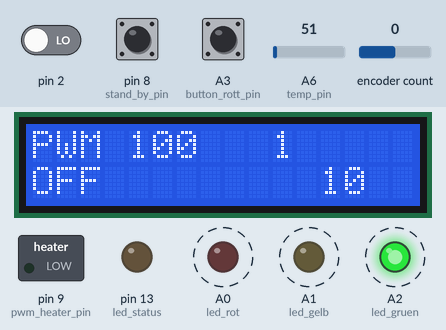
This sketch was run on a simulated Arduino Nano, built with avr-gcc and run on an emulated ATmega328P. Parts: 16×2 character LCD, switched loads named in the sketch (green lamp = pin HIGH), output pins drawn as LEDs (lit = HIGH). Dashed ring = blinking. Inputs (shaded band) come from the test bench; at power-on: A3 (button_rott_pin) HIGH, pin 8 (stand_by_pin) HIGH, A6 (temp_pin) = 51, encoder count 0, pin 2 LOW. What the sketch prints to the serial monitor is not drawn.

Above: at 1.46 s.
1.5 s: A3 (button_rott_pin) pulled LOW for 0.15 s
At 1.78 s:
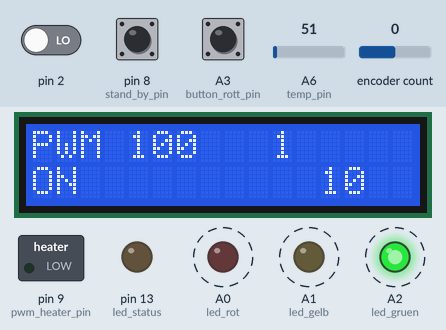
2.2 s: pin 8 (stand_by_pin) pulled LOW for 1 s
At 2.55 s:
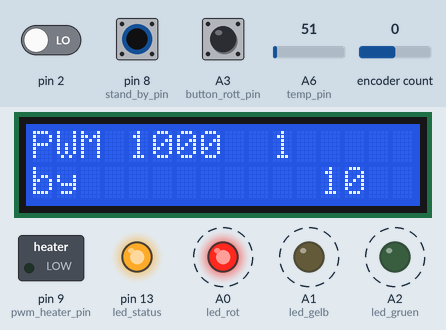
3.8 s: A3 (button_rott_pin) pulled LOW for 1 s
At 4.07 s:
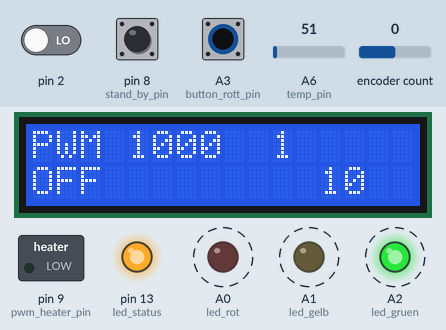
5.4 s: A6 (temp_pin) set to 61
At 8.07 s:
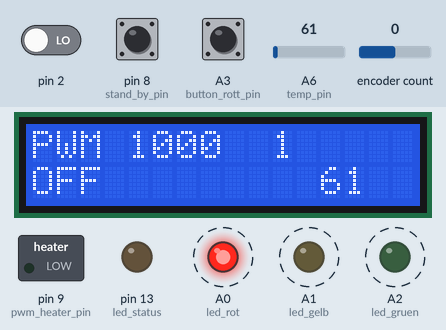
15.8 s: encoder count set to 1
At 17.23 s:
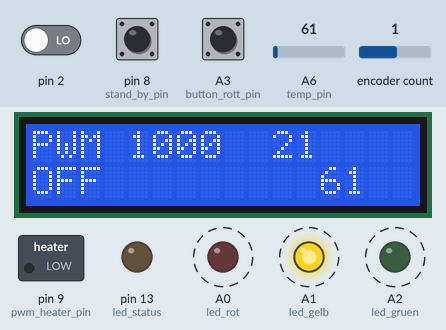
17.6 s: A6 (temp_pin) set to 71
At 19.94 s:
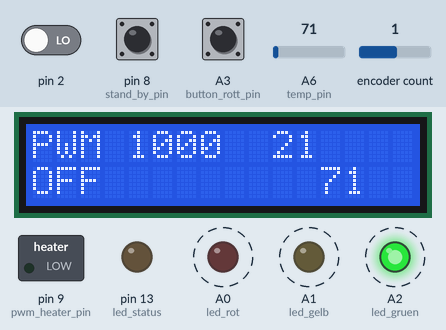
Timing chart, 0 to 22.1 s (numbered marks = the images above; inputs shaded):
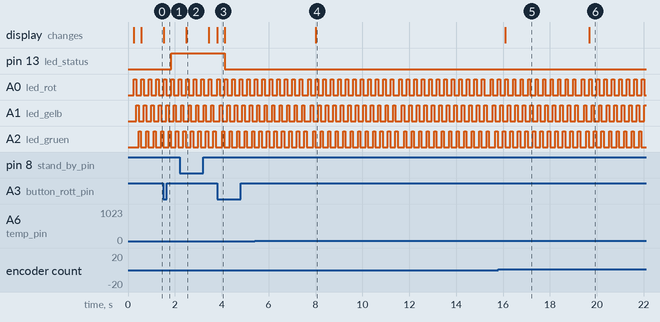

The sketch:

Loetstation_nano_V0_1.ino
```cpp
#include <Rotary.h>
#include <Wire.h>
#include <LiquidCrystal_I2C.h>

/* Program for solder station
 *
 *
 */

// variables control
  int temp_IST = 10; //gemessener Wert
  unsigned int temp_SOLL = 380; //eingestellte temperatur
  int temp_pin = A6; // read analog temperature value
  unsigned int pwm_heater_duty = 1 ; // output PWM optocopler value between 0, 65535
 // conditions
  const int stand_by_pin = 8;  // Digital pin D8 of encoder butten icon pull pin to ground
  bool stand_by = false ;
  bool POWERon = false ;

  int temp_measure(); //funktion to measure the temp
  unsigned int temp_max = 9000; // max einstellbare Temperatur in grad Celcius
  int temp_min = 1;  // min einstellbare Temperatur in grad Celcius
  int temp_delta = 20;
  int temp_standby = temp_min; // stand by temp
  int temp_counter = 10 ; // only update temp in intervalls of loops
  int temp_counter_i = 0 ; // loop counter


// inputs rotary encoder and buttens
  Rotary r = Rotary(3, 2);  // rotary encoder on hardware interup pin D2 und D3
  const int button_rott_pin = A3;  // A3 of encoder butten
  int button_rott_state = HIGH;   // Current state of the button
  int button_rott_last = HIGH;  // Previous state of the button

//PWM duty cylce
  const int pwm_heater_pin = 9;  // Digital pin 9 for PWM output to optocopler
  int temp = 0;          // Variable to store the value for counter

// display
  LiquidCrystal_I2C lcd(0x27,16,2);  // set the LCD address to 0x27 for a 16 chars and 2 line display
  int led_status = 13; // pin on board
  int led_rot = A0; // Analog pin 0 (also digital pin 14)
  int led_gelb = A1; // Analog pin 1 (also digital pin 15)
  int led_gruen = A2; //  Analog pin 2 (also digital pin 16)

// #######################################################################################################################
void setup() {
  Serial.begin(9600); // Initialize serial communication at 9600 bps
  Serial.println("Boot system");


//Setup PWM output for heater element
  pinMode(pwm_heater_pin, OUTPUT);
  // Configure Timer 1 for 16-bit Fast PWM mode with a prescaler of 1024
  TCCR1A = _BV(COM1A1) | _BV(WGM11); // Fast PWM, non-inverted mode
  //TCCR1B = _BV(WGM13) | _BV(WGM12) | _BV(CS12) | _BV(CS10); // Prescaler of 1024 -> 237 mHz
  //TCCR1B = _BV(WGM13) | _BV(WGM12) | _BV(CS12); // Prescaler of 256 ->1Hz
  TCCR1B = _BV(WGM13) | _BV(WGM12) | _BV(CS11) | _BV(CS10); // Prescaler of 64 4Hz
  //TCCR1B = _BV(CS11); // Prescaler of 8 for PWM frequency control -> 2 kHz
  ICR1 = 65535; // Set the top value for 16-bit PWM (65535)

//pre-sets on start up
  temp_SOLL = temp_min;
  OCR1A = 1; // Set PWM duty cycle

//all leds off
   pinMode(led_status, OUTPUT); digitalWrite(led_status, LOW);
   pinMode(led_rot, OUTPUT);    digitalWrite(led_rot, LOW);
   pinMode(led_gelb, OUTPUT);   digitalWrite(led_gelb, LOW);
   pinMode(led_gruen, OUTPUT);  digitalWrite(led_gruen, LOW);

 // lcd display
   lcd.begin();lcd.backlight();           // initialize the LCD


   lcd.setCursor(1,0); lcd.print("Solder station"); //position 1, line 0
   lcd.setCursor(0,1);   lcd.print("Start v1.0");
   delay(50);

 //rotory encoder interrupt setup
   PCICR |= (1 << PCIE2);
   PCMSK2 |= (1 << PCINT18) | (1 << PCINT19);
   sei();

 // butten
   pinMode(button_rott_pin, INPUT_PULLUP); // butten of rotary encoder input
   //attachInterrupt(digitalPinToInterrupt(20), Interupt_button_rott, RISING); // Attach an interrupt to pin 2


 // temperature read input
   pinMode(temp_pin, INPUT);// pin to read the temperature
   pinMode(stand_by_pin, INPUT_PULLUP); // pin to read if the station is in use


//TESTTING
  Serial.println("pwm_heater_duty, Temp_SOLL, Temp_IST");
  temp_min = 1;

  Serial.println("Start of program");
  delay(100);            // waits for a second
  lcd.clear();
}


// #######################################################################################################################
void loop() {
  //read temperature Value


  if (temp_counter_i > temp_counter) {
     temp_IST = temp_measure();
     temp_counter_i = 0;
    }
  else {
      temp_counter_i++;
    }

  temp_SOLL = constrain(temp_SOLL, temp_min, temp_max); // limit the range of the set temperature

  if ((temp_SOLL + temp_delta) > temp_IST){
    pwm_heater_duty = pwm_heater_duty + 1000;
  }
  else if ( (temp_SOLL - temp_delta) < temp_IST){
    pwm_heater_duty = pwm_heater_duty - 1000;
  }
  else {
    if (temp_SOLL > temp_IST){
            pwm_heater_duty++;    }
    else {  pwm_heater_duty--;    }
  }
  //pwm_heater_duty = map(temp_IST, temp_min, temp_max, 0, 65535)

  pwm_heater_duty = temp_SOLL;

 //check if pen is in the station ... stand by
  stand_by = !digitalRead(stand_by_pin);

 // Rotary butten press
  button_rott_state = digitalRead(button_rott_pin);
  if (button_rott_state != button_rott_last) {     // If the button was pressed (transition from HIGH to LOW)
    if (button_rott_state == LOW && button_rott_last == HIGH) {
      //Serial.println("Button Pressed!");
      POWERon = !POWERon; // invert signal
      //if (!POWERon) { POWERon = true; Serial.println("POWERon = true");} else {POWERon = false; };
      button_rott_state = button_rott_state;
    }
  }
  button_rott_last = button_rott_state;

// program ______ start _______________________________________________________________
  if (!POWERon) { // power off
       OCR1A = 100; //set duty scile to 0% ... switch off 4%
       lcd.setCursor(0,1);
       lcd.print("OFF");
  }
    else if (stand_by) { // stand by mode with reduces power
    OCR1A = map(temp_standby , temp_min, temp_max, 0, 65535);  //Set PWM duty cycle
    OCR1A = 1000;
    lcd.setCursor(0,1);
    lcd.print("by ");
  }
  else { // full power ON
    OCR1A = pwm_heater_duty;  // set PWM between 0 and 65535
    lcd.setCursor(0,1);
    lcd.print("ON ");
  }
  lcd.setCursor(0,0);
  lcd.print("PWM ");
  lcd.print(OCR1A );


// program ______ end _______________________________________________________________

  digitalWrite(led_rot, HIGH); delay(100);   digitalWrite(led_rot, LOW);
  digitalWrite(led_gelb, HIGH);  delay(100); digitalWrite(led_gelb, LOW);
  digitalWrite(led_gruen, HIGH);  delay(100);  digitalWrite(led_gruen, LOW);

   lcd.setCursor(10,0);   lcd.print(temp_SOLL);  lcd.print(" "); // to overwrite the old values
   lcd.setCursor(12,1);   lcd.print(temp_IST);  lcd.print("   ");

 //status and debugging
  //Serial.print(pwm_heater_duty);  Serial.print(",");
  //Serial.print(temp_IST);  Serial.print(",");  Serial.println(temp_SOLL);

  if (POWERon) { digitalWrite(led_status, HIGH); } else { digitalWrite(led_status, LOW); }
}


// end of main program
// #######################################################################################################################

// temperature input with rotery encoder
ISR(PCINT2_vect) {
   unsigned char result = r.process();
   if (result == DIR_NONE) {
     // do nothing
   }
   else if (result == DIR_CW) {  //CLOCKWISE
     //temp_SOLL++;
     temp_SOLL = temp_SOLL + 20;
     if (temp_SOLL > temp_max) { // maximum temperature limit
      temp_SOLL = temp_max;
      Serial.print("maximum temperature limit ");
     }
     //Serial.print(temp_SOLL);
   }

   else if (result == DIR_CCW) {  //COUNTERCLOCK
     //temp_SOLL--;
     temp_SOLL = temp_SOLL - 20;
     if (temp_SOLL < temp_min) { // minimum temperature limit
      temp_SOLL = temp_min;
      Serial.print("minimum temperature limit ");
     }
     //Serial.print(temp_SOLL);
   }
 }

// Measure ist temperature
int temp_measure() {
  OCR1A = 0; //set duty scile to 0% ... power off
  delay(50);
  double Temp = analogRead(temp_pin);  //read analog Value
    // Calculates °C from RTD voltage divider
  // double Temp = log(10000.0 * ((1024.0 / analogRead(temp_pin) - 1)));
  // Temp = 1 / (0.001129148 + (0.000234125 + (0.0000000876741 * Temp * Temp )) * Temp );
  // Serial.print(Temp);
  //return Temp - 273.15;
  Serial.println(Temp);
  return Temp;

  return analogRead(temp_pin);  //read analog Value
}

// interupt for pressing on the rotory encoder to poer off and on
void Interupt_button_rott() {
  Serial.print("interupt");
  POWERon = !POWERon;
  }
```

Measured:
- after the input at 1.5 s, pin 13 (led_status): LOW → HIGH after 0.34 s; the display: changes at once (image 1)
- after the input at 2.2 s, the display: changes after 0.28 s (image 2)
- after the input at 3.8 s, pin 13 (led_status): HIGH → LOW after 0.32 s; the display: changes at once (image 3)
- after the input at 5.4 s, the display: changes after 2.6 s (image 4)
- after the input at 15.8 s, the display: changes after 0.31 s (image 5)
- after the input at 17.6 s, the display: changes after 2.1 s (image 6)
- by itself, A0 (led_rot), A1 (led_gelb), A2 (led_gruen): alternates HIGH for 0.10 s and LOW for 0.22 s
